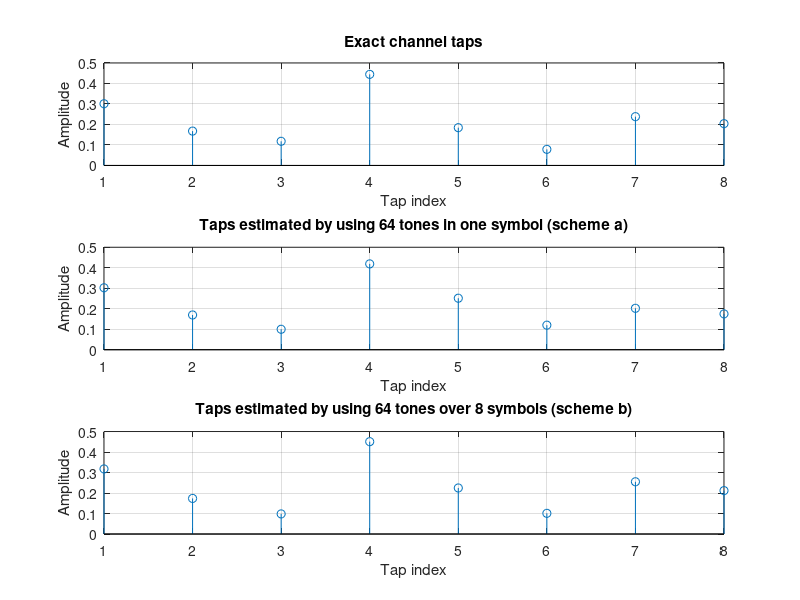
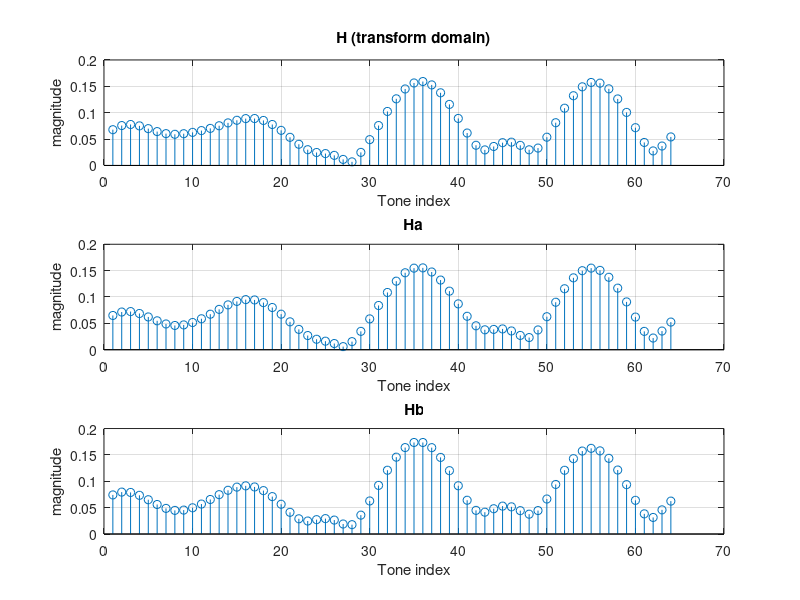

Recreate these plots in MATLAB, in order.


close all
clear all
N = 64;      % OFDM Symbol Size
P = 16;      % size of Cyclic Prefix
M = 8;       % Channel Length
L = 8;       % number of training tones in symbol

%tone indices used for training (channel estimation)
p_ind = 4:8:60;

% QPSK Modulation scheme (with normalized power)
map = 1/sqrt(2) * [-1,1];
j = sqrt(-1);

%unitay DFT matrix
F = fft(eye(N))/sqrt(N);

%Generate OFDM symbols (QPSK modulation)
x = map(randi([1,2],N,L)) + j*map(randi([1,2],N,L));
%reference tones (used for training)
x(p_ind,:) = 1/sqrt(2)*(ones(length(p_ind),L) + j*ones(length(p_ind),L));



x_bar = F'*x;   %transform domain

%Channel taps, randomly generated with Gaussian distribution N(0,1)
h = (randn(1,M) + j*randn(1,M))/sqrt(2*M);
h_app = [h zeros(1,N-M)];

H = zeros(64,64);
H(1,:) = h_app;
for i=2:N
    H(i,:) = circshift(H(i-1,:),1);
end


SNR = 10;
var = 0.1;

%Gaussian noise 
v_bar = sqrt(var/2) * (randn(N,L) + j*randn(N,L));

y_bar = H*x_bar + v_bar;

y = F*y_bar;

%Q matrix (sunmatrix of F matrix)
%Qa used for channel estimation using scheme-a (one entire OFDM symbol)
Qa = F(1:M,1:N);
%Qb used for channel estimation using scheme-b (8 tones from each OFDM
%symbol)
Qb = F(1:M,p_ind);

S = diag(x(:,1));

h_hata = 1/sqrt(N)*inv(Qa*Qa')*Qa*(conj(x(:,1)).*y(:,1));

h_hatb = 1/sqrt(N)*inv(Qb*Qb')*Qb*(conj(x(p_ind,:)).*y(p_ind,:));

h_b = zeros(M,1);
for i=1:M
    h_b(i) = mean(h_hatb(i,:));
end
    
subplot(311)
stem(abs(h))
xlabel('Tap index')
ylabel('Amplitude')
title('Exact channel taps')
grid on

subplot(312)
stem(abs(h_hata))
xlabel('Tap index')
ylabel('Amplitude')
title('Taps estimated by using 64 tones in one symbol (scheme a)')
grid on

subplot(313)
stem(abs(h_b))
xlabel('Tap index')
ylabel('Amplitude')
title('Taps estimated by using 64 tones over 8 symbols (scheme b)')
grid on


%%%%%Channel in transform domain
%Exact channel
h_bar = F'*([h.' ;zeros(N-M,1)]);
figure(2)
subplot(311)
stem(abs(h_bar))
xlabel('Tone index')
ylabel('magnitude')
title('H (transform domain)')
grid on

%scheme a
h_bar_a = F'*([h_hata;zeros(N-M,1)]);
subplot(312)
stem(abs(h_bar_a))
xlabel('Tone index')
ylabel('magnitude')
title('Ha')
grid on

%scheme b
h_bar_b = F'*([h_b; zeros(N-M,1)]);
subplot(313)
stem(abs(h_bar_b))
xlabel('Tone index')
ylabel('magnitude')
title('Hb')
grid on












